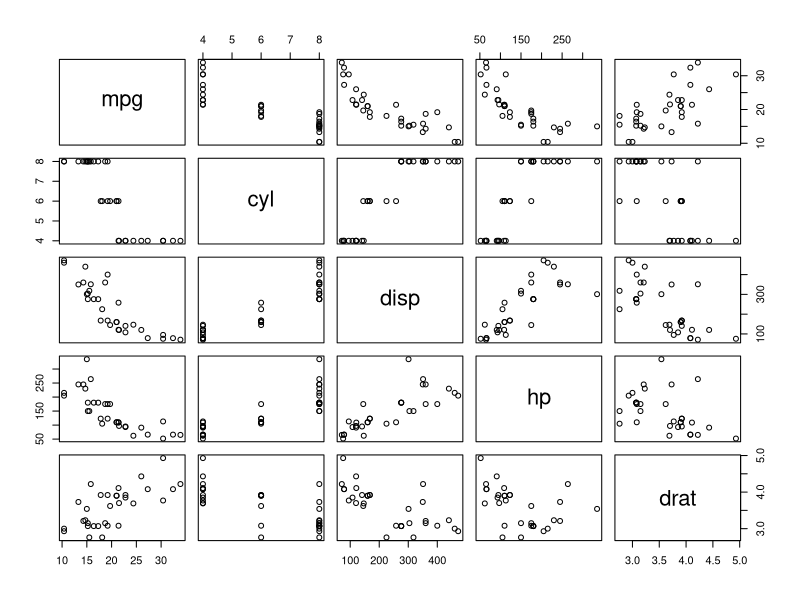
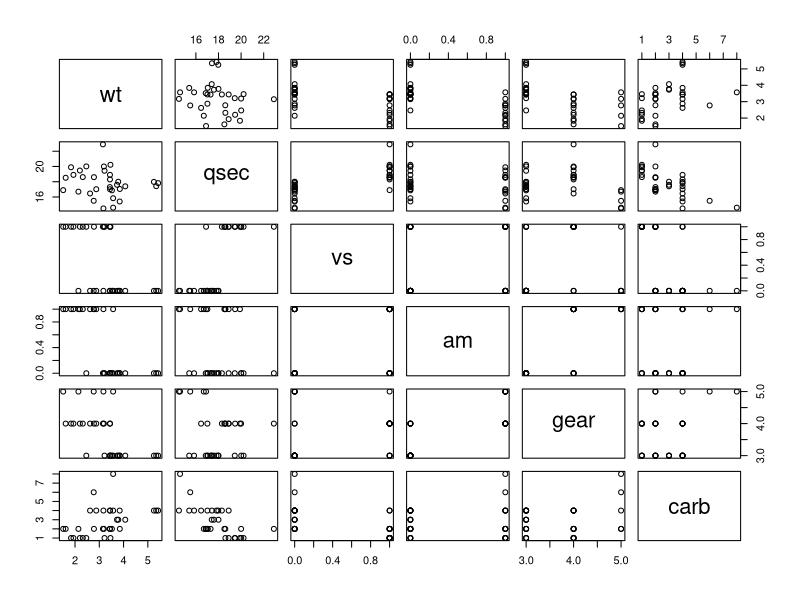

The R script that drew these images, in order: (Note: this script raises an error after producing the figures.)
library(dplyr)
library(ggplot2)


# Load data
data("mtcars")

# Explore data
summary(mtcars)

plot(mtcars[,1:5])
plot(mtcars[,6:11])

# Save data as csv
write.csv(mtcars, file = "data/mtcars.csv")
